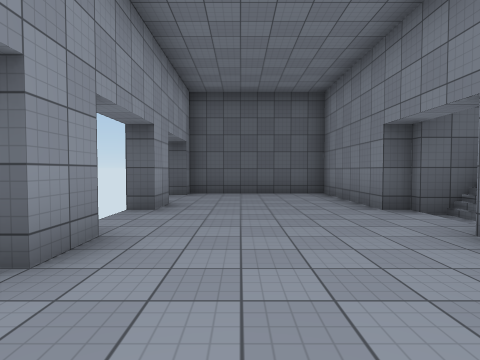
[1] (above)

12 first-person views from a walk through a 3-D level made in the Unity game engine. The camera is 1.4 m above the floor, tilts 2° down and sees 80° across. The floor is counted in squares, 2 m on a side. Each view is taken from the middle of a square. On the plan, view 1 faces up. The plan holds only what a view shows up to about 10 squares ahead; the rest is blank. The place goes on beyond the plan. The player is left out. Door leaves are left out, so doorways stand open. Surface patterns are stand-ins for the level's own textures.

[2]
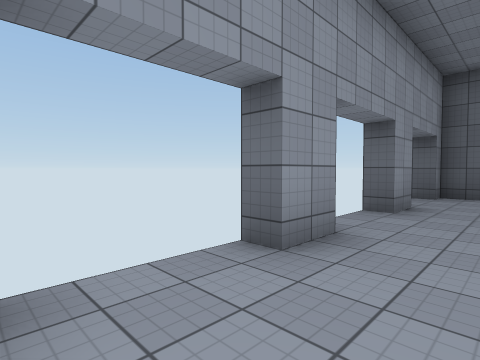

[3]
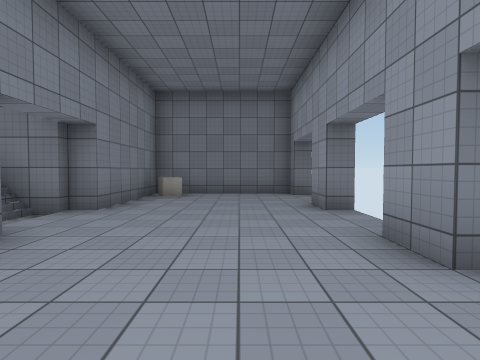

[4]
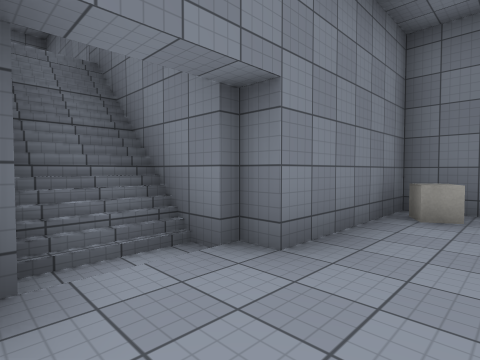

[5]
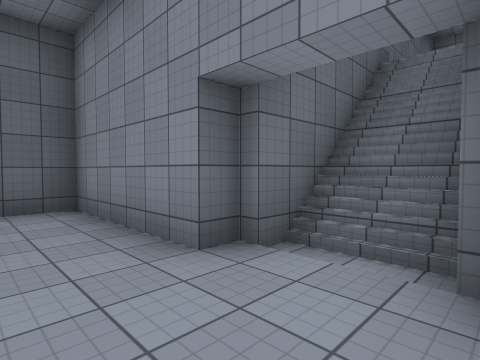

[6]
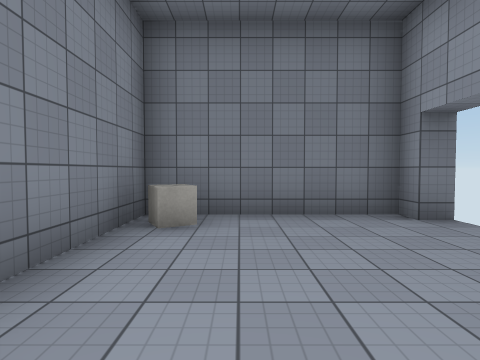

[7]
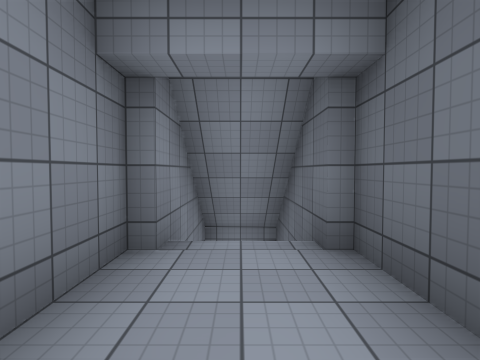

[8]
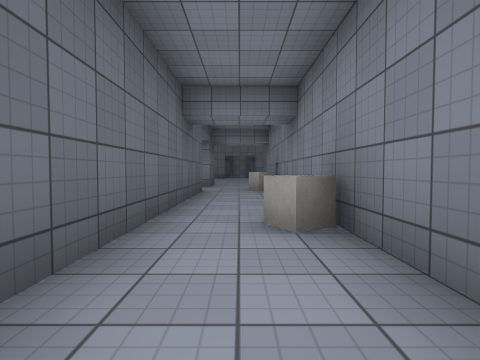

[9]
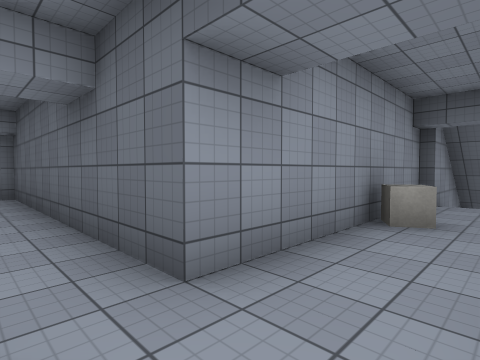

[10]
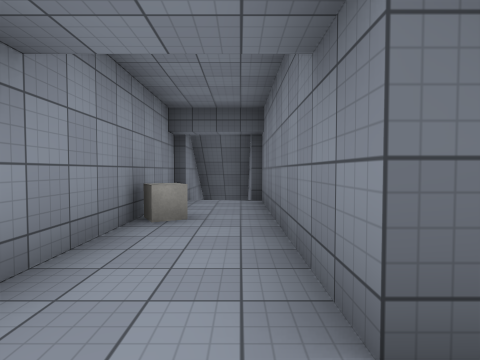

[11]
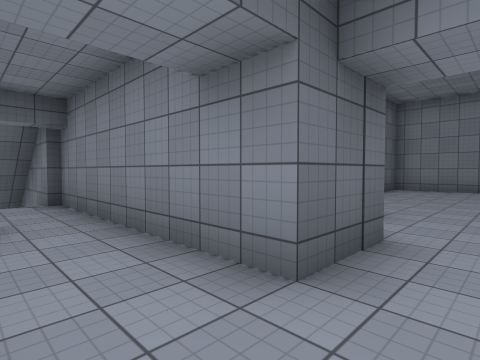

[12]
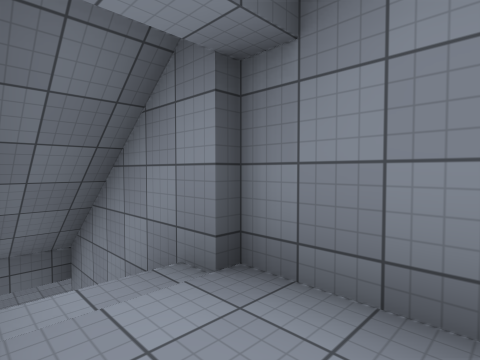

### Floor plan
Key: @ floor where view 1 was taken; # wall or solid block; . main floor; : floor 5 m higher than the main floor; / step, stairs or slope; D open door; O other object.
Columns run from 2 left of view 1 to 25 right of it. Each row starts with its distance up from view 1.
 18                  ..
 17                  ..
 16
 15
 14
 13                 //
 12                #//#
 11                #//#
 10                #DD#
  9 ######         #::#
  8 D....#         #O:#       ##
  7 D....#         #::#     :::#
  6 D....#         #DD## ::::::#
  5 D....D###D###DD#DDDD:::::::D
  4 D....D///D:::DD:::DD::
  3 D....D###D#O#DD#O#D
  2 D....#
  1 D....#
  0 D.@.O#
 -1 ######

Where each view was taken, in squares from view 1:
view 1: 0 up, 0 right, facing up
view 2: 0 up, 0 right, facing up-left
view 3: 8 up, 0 right, facing down
view 4: 5 up, 1 right, facing down-right
view 5: 3 up, 1 right, facing up-right
view 6: 4 up, 1 right, facing down
view 7: 4 up, 9 right, facing left
view 8: 4 up, 6 right, facing right
view 9: 4 up, 15 right, facing up-left
view 10: 4 up, 15 right, facing up
view 11: 4 up, 14 right, facing up-right
view 12: 9 up, 14 right, facing up-right
